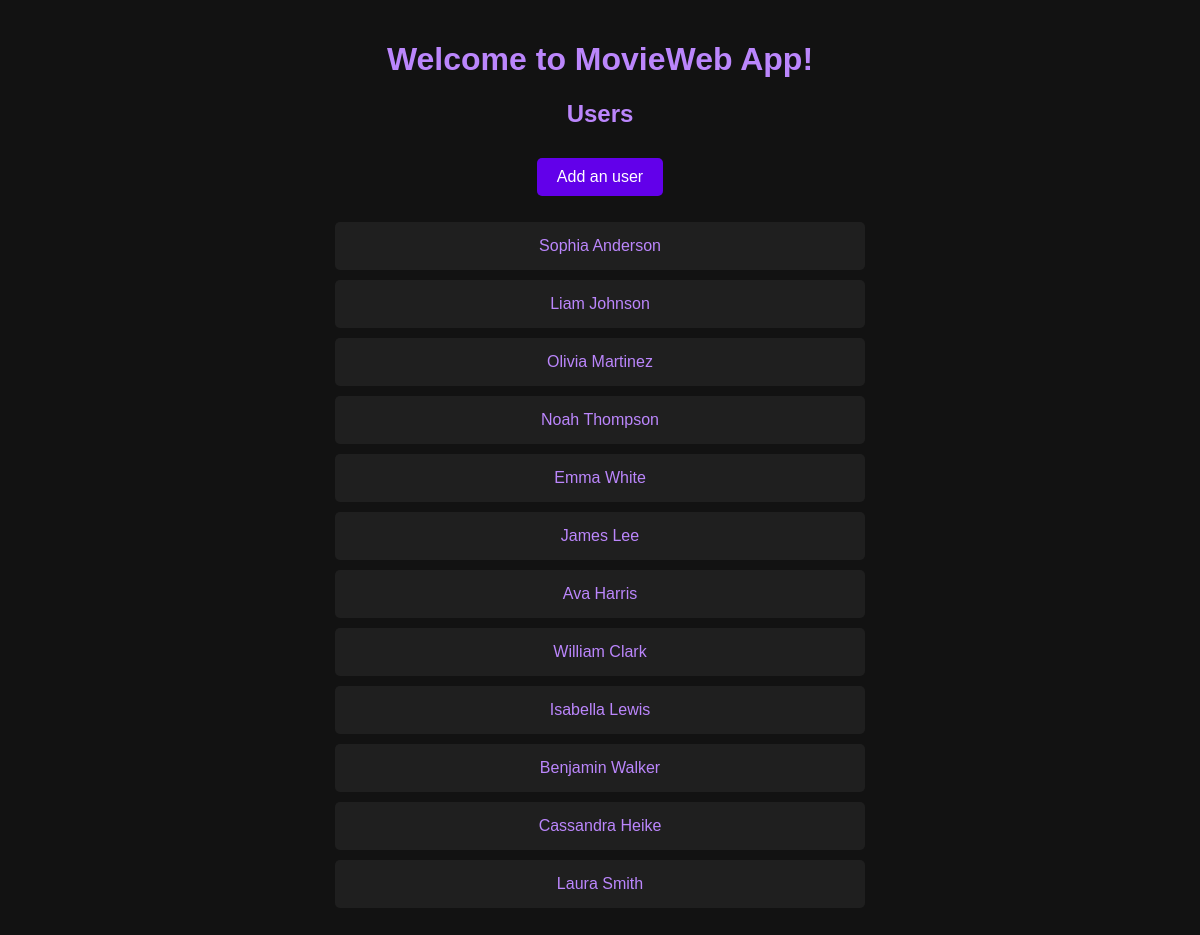
The app's page /users, older data.
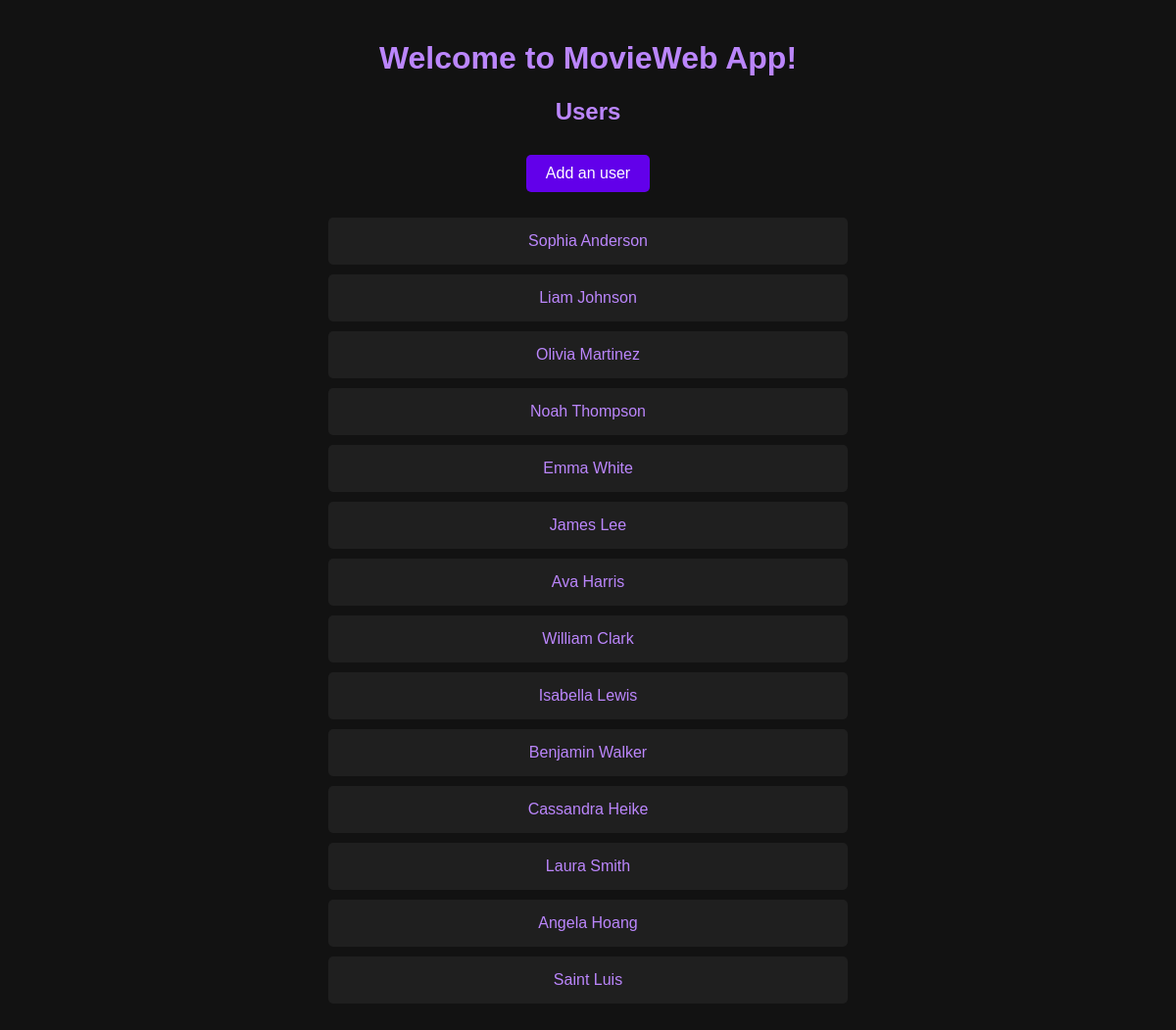
The same page, newer data.
### tables this page shows
CREATE TABLE users(
	id INTEGER PRIMARY KEY AUTOINCREMENT,
	name VARCHAR(255) UNIQUE NOT NULL
);

### app.py (the view)
@app.route('/users')
def list_users():
    users = data_manager.get_all_users()
    return render_template('users.html', users=users)

### datamanager/sqlite_data_manager.py (called while the page is built)
    def get_all_users(self):
        with self._engine.connect() as connection:
            result = connection.execute(text("SELECT * FROM users"))
            users_list = []
            for row in result:
                users_list.append({"name": row.name, "id": row.id})
            return users_list

### templates/users.html (shortened to what this page needs)
<!DOCTYPE html>
<html lang="en">
<head>
    <link rel="stylesheet" href="{{ url_for('static', filename='style.css') }}">
</head>
<body>
    <h1>Welcome to MovieWeb App!</h1>
    <h2>Users</h2>
    <a href="{{ url_for('add_user') }}">
        <button type="button">Add an user</button>
    </a>
    <ul>
        {% for user in users %}
            <li><a href="{{ url_for('get_user_movies', user_id=user['id']) }}">{{ user["name"] }}</a></li>
        {% endfor %}
    </ul>
</body>
</html>

Row changes from the older to the newer data that the page shows:
added users: name "Angela Hoang"
added users: name "Saint Luis"
